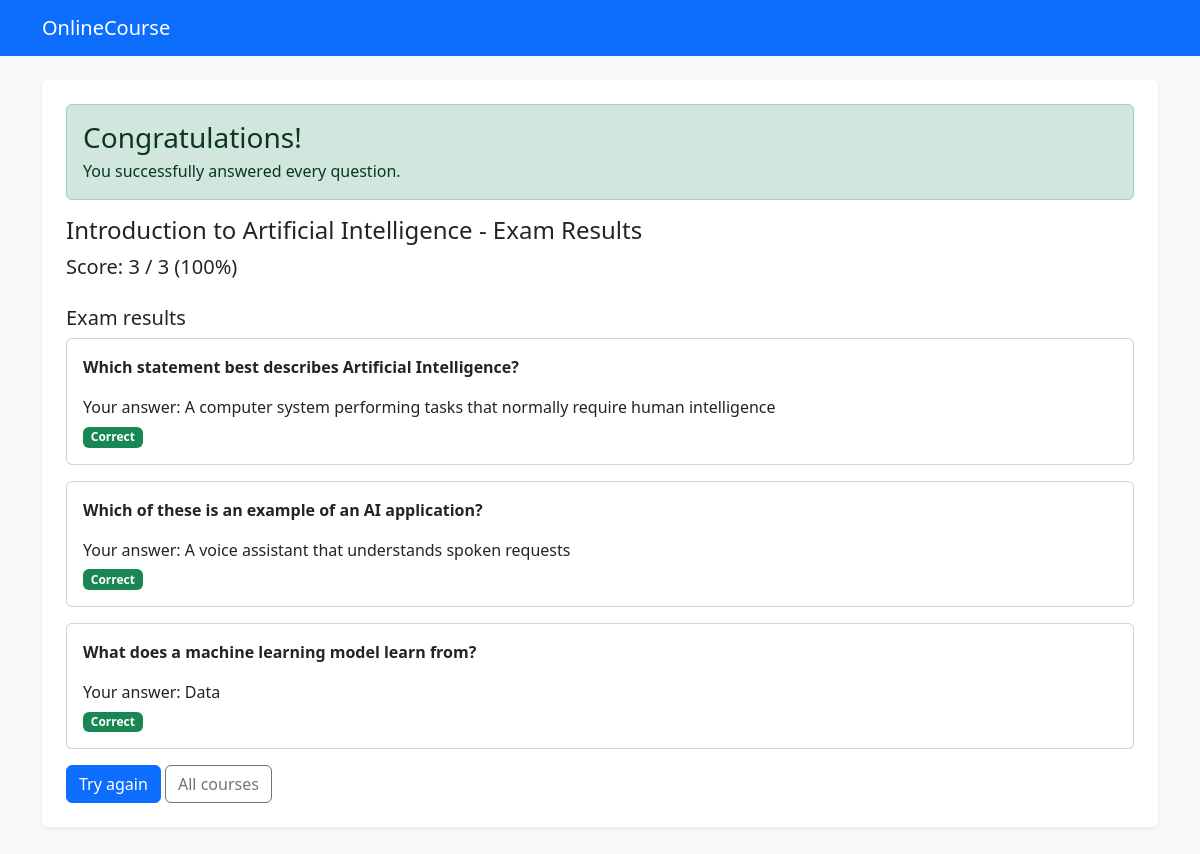
Page /courses/result/1/ on the committed database.
### onlinecourse/models.py (models this page shows, shortened)
class Submission(models.Model):
    student = models.ForeignKey(
        settings.AUTH_USER_MODEL, on_delete=models.SET_NULL,
        null=True, blank=True, related_name="exam_submissions"
    )
    student_name = models.CharField(max_length=120, blank=True)
    course = models.ForeignKey(Course, on_delete=models.CASCADE, related_name="submissions")
    score = models.PositiveIntegerField(default=0)
    total_questions = models.PositiveIntegerField(default=0)
    answers = models.JSONField(default=dict, blank=True)
    submitted_at = models.DateTimeField(auto_now_add=True)
    @property
    def percentage(self):
        if not self.total_questions:
            return 0
        return round(self.score / self.total_questions * 100)

class Course(models.Model):
    name = models.CharField(max_length=200)
    description = models.TextField(blank=True)

### onlinecourse/views.py (the view)
# urls.py: path("result/<int:submission_id>/", views.show_exam_result, name="show_exam_result"),
def show_exam_result(request, submission_id):
    submission = get_object_or_404(Submission, pk=submission_id)
    return render(request, "onlinecourse/exam_result.html", {"submission": submission})

### onlinecourse/templates/onlinecourse/exam_result.html (shortened to what this page needs)
{% extends "onlinecourse/base.html" %}
{% block content %}
<div class="bg-white p-4 rounded shadow-sm">
  {% if submission.total_questions and submission.score == submission.total_questions %}
    <div class="alert alert-success"><h1 class="h3 mb-1">Congratulations!</h1>You successfully answered every question.</div>
  {% elif submission.score > 0 %}
    <div class="alert alert-info"><h1 class="h3 mb-1">Good effort!</h1>Review the answers below and try again.</div>
  {% else %}
    <div class="alert alert-warning"><h1 class="h3 mb-1">Keep practicing!</h1>Review the lessons and try again.</div>
  {% endif %}
  <h2 class="h4">{{ submission.course.name }} - Exam Results</h2>
  <p class="lead">Score: <strong>{{ submission.score }} / {{ submission.total_questions }}</strong> ({{ submission.percentage }}%)</p>
  <h3 class="h5 mt-4">Exam results</h3>
  {% for question_id, result in submission.answers.items %}
    <div class="card mb-3">
      <div class="card-body">
        <p class="fw-semibold">{{ result.question }}</p>
        <p class="mb-1">Your answer: {{ result.selected }}</p>
        {% if result.correct %}
          <span class="badge text-bg-success">Correct</span>
        {% else %}
          <span class="badge text-bg-danger">Incorrect</span>
          <p class="mt-2 mb-0">Correct answer: {{ result.correct_answer }}</p>
        {% endif %}
      </div>
    </div>
  {% empty %}
    <p>No questions were included in this attempt.</p>
  {% endfor %}
  <a class="btn btn-primary" href="{% url 'onlinecourse:course_details' submission.course.id %}">Try again</a>
  <a class="btn btn-outline-secondary" href="/">All courses</a>
</div>
{% endblock %}

### rows in the picture
Submission: course.name "Introduction to Artificial Intelligence", score "3", total_questions "3", percentage "100"

### other values in the picture
{{ result.question }} "Which statement best describes Artificial Intelligence?" "Which of these is an example of an AI application?" "What does a machine learning model learn from?"
{{ result.selected }} "A computer system performing tasks that normally require human intelligence" "A voice assistant that understands spoken requests" "Data"
